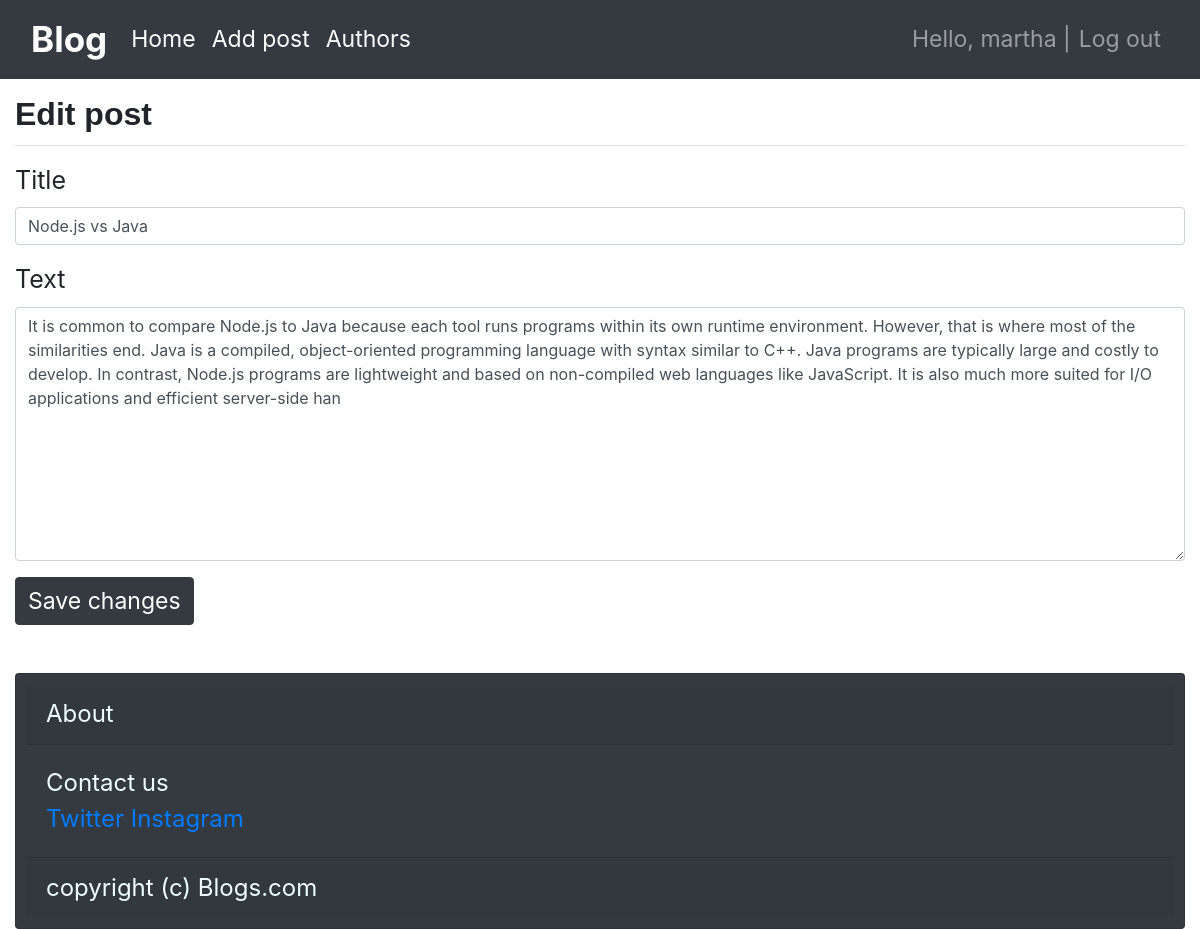
Screenshot of /post/nodejs-vs-java/edit-post/ (signed in) with the database file from the repository.
### blogs/models.py (models this page shows, shortened)
class BlogPost(models.Model):
    title = models.CharField(max_length=200)
    text = models.TextField(max_length=500)
    slug = models.SlugField(null = True)
    date_added = models.DateTimeField('Date Published', default=timezone.now)
    author = models.ForeignKey(Author, on_delete=models.CASCADE, null=True)
    class Meta:
        ordering = ['-date_added']

### blogs/views.py (the view)
# urls.py: path('post/<slug:slug>/edit-post/', views.edit_post, name='edit_post'),
@login_required(login_url='/registration/login/')
def edit_post(request, slug):
    post = get_object_or_404(BlogPost, slug=slug)
    if post.author.user == request.user:
        if request.method == 'POST':
            form = BlogForm(instance=post, data=request.POST)
            if form.is_valid():
                form.save()
                return redirect('blogs:index')
        else:
            form = BlogForm(instance=post)
    else:
        return HttpResponse('<h1> (ERROR) Access denied. </h1>')
    context = {'post': post, 'form': form}
    return render(request, 'blogs/edit_post.html', context)

### blogs/forms.py
class BlogForm(forms.ModelForm):
    class Meta:
        model = BlogPost
        fields = ['title', 'text']

### blogs/templates/blogs/edit_post.html (shortened to what this page needs)
{% extends 'blogs/base.html' %}
{% load bootstrap4 %}
{% block page_header %}
    <h2> Edit post </h2>
{% endblock %}
{% block content %}
<div style="font-size: 25px;">
    <form  action="{% url 'blogs:edit_post' post.id %}" method='post'>
        {% bootstrap_form form %}
        <button class="btn btn-dark" style="font-size:23px;">Save changes </button>
    </form>
</div>
{% endblock content %}

### blogs/templates/blogs/base.html (shortened to what this page needs)
{% load bootstrap4 %}
<!DOCTYPE html>
<html lang="en">
<head>
    {% bootstrap_css %}
</head>
<body>
  <nav class="navbar navbar-expand-lg navbar-dark bg-dark" style=" width: 100%;">
      <div class="container-fluid">
        <a class="navbar-brand" style="font-size:35px; font-weight:bolder;" href="{% url 'blogs:index' %}">Blog</a>
      <div class="collapse navbar-collapse" id="navbarCollapse" style="font-size: 23px;">
        <ul class ="navbar-nav mr-auto">
          <li class="nav-item">
            <a class="nav-link active" aria-current="page" href="{% url 'blogs:index' %}"> Home </a> </li>
          <li class="nav-item">
            <a class="nav-link active" aria-current="page" href="{% url 'blogs:create_post' %}"> Add post </a> </li>
          <li class="nav-item">
            <a class="nav-link active" aria-current="page" href="{% url 'blogs:authors' %}"> Authors </a> </li>
        </ul>
        <ul class="navbar-nav ml-auto">
          {% if user.is_authenticated %}
            <li class="nav-item">
              <span class="navbar-text"> Hello, {{ user.username }} |
                </span> </li>
            <li class="nav-item">
              <a class="nav-link" href="{% url 'users:logout' %}"> Log out </a> </li>
          {% else %}
            <li class="nav-item">
              <a class="nav-link" href="{% url 'users:login' %}"> Log in </a> </li>
            <li class="nav-item">
              <a class="nav-link" href="{% url 'users:register' %}"> Register </a> </li>
          {% endif %}
          </ul>
        </div>
      </div>
  </nav>
  <main role="main" class="container-fluid">
    <div class="pb-1 mb-3 mt-3 border-bottom" id="title">
        {% block page_header %} {% endblock page_header %}
    </div>
    <div>
        {% block content %}{% endblock content %}
    </div>
    <div class="card mt-5 bg-dark" id="about" style="width:  100%; padding: 10px;">
      <div class="card-header">
        About <br>
      </div>
      <div class="card-body">
        Contact us <br>
        <a href="https://www.twitter.com">Twitter</a>
        <a href="https://www.instagram.com"> Instagram</a> <br>
      </div>
      <div class="card-footer">
        copyright (c) Blogs.com
      </div>
    </div>
  </main>
</body>
</html>

### blogs/templates/blogs/base.html (style rules this page uses)
h2 { font-weight:bold; }
#title { font-family:Sans-serif; font-weight:bold; font-size:30px; }
#about { background-color: slategray; font-size: x-large; color: azure; text-shadow: 10cm; font-weight: normal; }
a { text-decoration: none; }

### rows the page displays
BlogPost: title "Node.js vs Java", text "It is common to compare Node.js to Java because each tool runs programs within its own runtime environment. However, that is where most of the similarities end. Java is a compiled, object-oriented programming language with syntax similar to C++. Java programs are typically large and costly to develop. In contrast, Node.js programs are lightweight and based on non-compiled web languages like JavaScript. It is also much more suited for I/O applications and efficient server-side han"

### other values shown
{{ user.username }} "martha"
